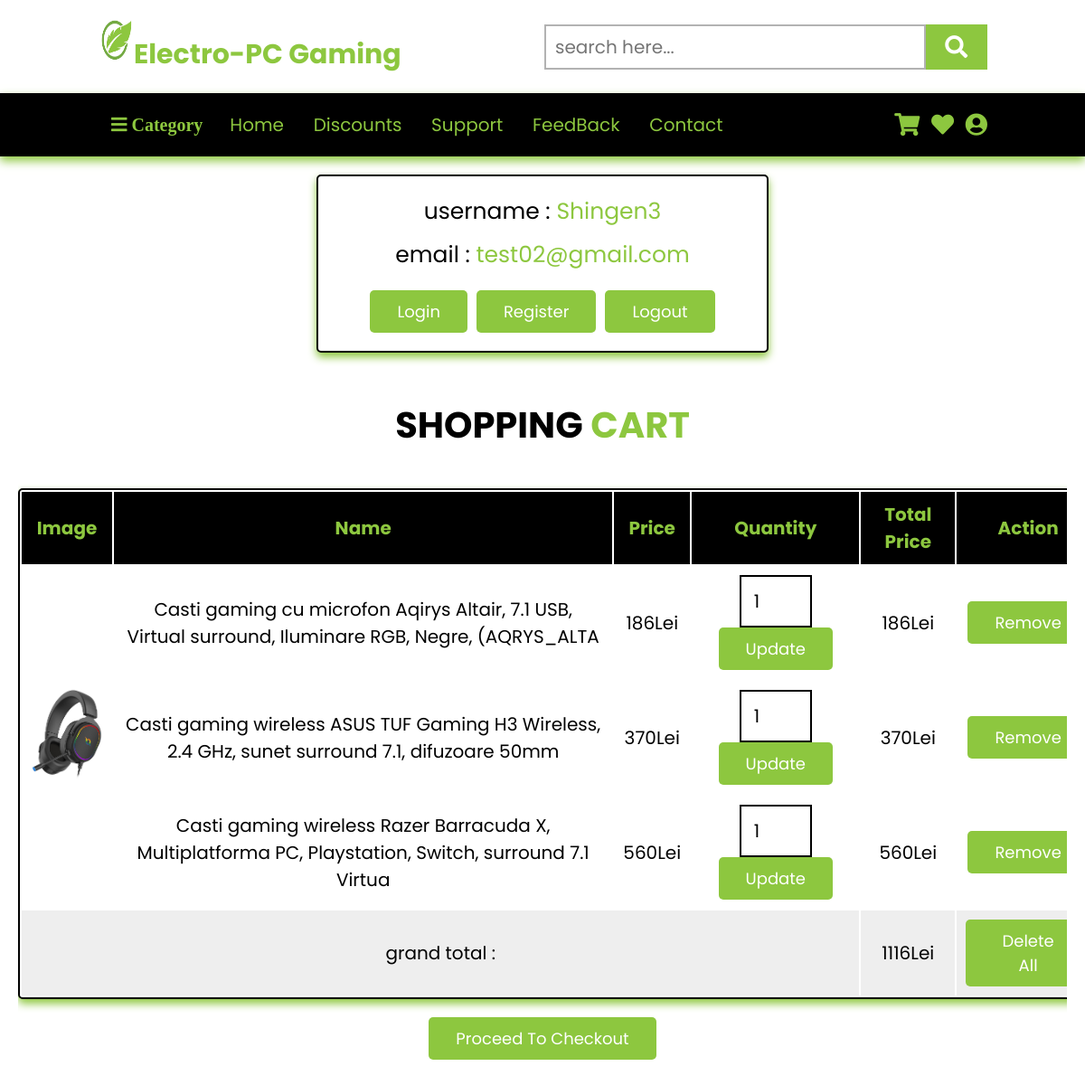
The page /shoping cart.php (signed in) on the database its author committed.
### tables this page shows
CREATE TABLE `user_form` (
  `id` int(100) NOT NULL,
  `name` varchar(20) NOT NULL,
  `email` varchar(50) NOT NULL,
  `password` varchar(50) NOT NULL
);

CREATE TABLE `cart` (
  `id` int(100) NOT NULL,
  `user_id` int(100) NOT NULL,
  `pid` int(100) NOT NULL,
  `name` varchar(100) NOT NULL,
  `price` int(10) NOT NULL,
  `quantity` int(10) NOT NULL,
  `image` varchar(100) NOT NULL
);

### shoping cart.php (the view, shortened to what this page needs)
<?php
include 'config-1.php';
$user_id = $_SESSION['user_id'];
?>
<!DOCTYPE html>
<html lang="en">
<head>
   <link rel="stylesheet" href="https://cdnjs.cloudflare.com/ajax/libs/font-awesome/5.15.3/css/all.min.css">
   <link rel="stylesheet" type="text/css" href="css/style.css">
   <link rel="stylesheet" type="text/css" href="css/scrollbar.css">
</head>
<body>
<?php
include 'components/header.php';
?>
<div class="container">
<div class="user-profile">
   <?php
      $select_user = mysqli_query($conn, "SELECT * FROM `user_form` WHERE id = '$user_id'") or die('query failed');
      if(mysqli_num_rows($select_user) > 0){
         $fetch_user = mysqli_fetch_assoc($select_user);
      };
   ?>
   <p> username : <span><?php echo $fetch_user['name']; ?></span> </p>
   <p> email : <span><?php echo $fetch_user['email']; ?></span> </p>
   <div class="flex">
      <a href="login-1.php" class="btn">login</a>
      <a href="register-1.php" class="option-btn">register</a>
      <a href="shoping cart.php?logout=<?php echo $user_id; ?>" onclick="return confirm('are your sure you want to logout?');" class="delete-btn">logout</a>
   </div>
</div>
<div class="shopping-cart">
   <h1 class="heading">shopping<span> cart</span></h1>
   <table>
      <thead>
         <th>image</th>
         <th>name</th>
         <th>price</th>
         <th>quantity</th>
         <th>total price</th>
         <th>action</th>
      </thead>
      <tbody>
      <?php
         $cart_query = mysqli_query($conn, "SELECT * FROM `cart` WHERE user_id = '$user_id'") or die('query failed');
         $grand_total = 0;
         if(mysqli_num_rows($cart_query) > 0){
            while($fetch_cart = mysqli_fetch_assoc($cart_query)){
      ?>
         <tr>
            <td><img src="<?php echo $fetch_cart['image']; ?>" height="100"  alt=""></td>
            <td><?php echo $fetch_cart['name']; ?></td>
            <td><?php echo $fetch_cart['price']; ?>Lei</td>
            <td>
               <form action="" method="post">
                  <input type="number" min="1" name="cart_quantity" value="<?php echo $fetch_cart['quantity']; ?>">
                  <input type="submit" name="update_cart" value="update" class="option-btn">
               </form>
            </td>
            <td><?php echo $sub_total = ($fetch_cart['price'] * $fetch_cart['quantity']); ?>Lei</td>
            <td><a href="shoping cart.php?remove=<?php echo $fetch_cart['id']; ?>" class="delete-btn" onclick="return confirm('remove item from cart?');">remove</a></td>
         </tr>
      <?php
         $grand_total += $sub_total;
            }
         }else{
            echo '<tr><td style="padding:20px; text-transform:capitalize;" colspan="6">no item added</td></tr>';
         }
      ?>
      <tr class="table-bottom">
         <td colspan="4">grand total :</td>
         <td><?php echo $grand_total; ?>Lei </td>
         <td><a href="shoping cart.php?delete_all" onclick="return confirm('delete all from cart?');" class="delete-btn <?php echo ($grand_total > 1)?'':'disabled'; ?>">delete all</a></td>
      </tr>
   </tbody>
   </table>
   <div class="cart-btn">
      <a href="orders.php" class="btn <?php echo ($grand_total > 1)?'':'disabled'; ?>">proceed to checkout</a>
   </div>
   </div>
</div>
</body>
</html>

### css/style.css (style rules this page uses)
:root { --green:rgb(141, 199, 63); --black:black; --white:#fff; --light-bg:#eee; --border:2px solid var(--black); }
* { font-family: 'Poppins', sans-serif; margin:0; padding:0; box-sizing: border-box; outline: none; border: none; text-decoration: none; transition: all .2s linear; }
body { background-color: var(--white); }
.btn, .delete-btn, .option-btn { display: inline-block; padding:10px 30px; cursor: pointer; font-size: 18px; color:var(--white); border-radius: 5px; text-transform: capitalize; }
.btn { background-color: var(--green); margin-top: 10px; }
.delete-btn { background-color: var(--green); }
.option-btn { background-color: var(--green); }
.container { padding:0 20px; margin:0 auto; max-width: 1200px; padding-bottom: 70px; }
.container .heading { text-align: center; margin-bottom: 20px; font-size: 40px; text-transform: uppercase; color:var(--black); }
.container .user-profile { padding:20px; text-align: center; border:var(--border); background-color: var(--white); box-shadow:0 5px 10px var(--green); border-radius: 5px; margin:20px auto; max-width: 500px; }
.container .user-profile p { margin-bottom: 10px; font-size: 25px; color:var(--black); }
.container .user-profile p span { color:var(--green); }
.container .user-profile .flex { display: flex; justify-content: center; flex-wrap: wrap; gap:10px; align-items: flex-end; }
.container .shopping-cart { padding:20px 0; }
.container .shopping-cart table { width: 100%; text-align: center; border:var(--border); border-radius: 5px; box-shadow:0 5px 10px var(--green); background-color: var(--white); }
.container .shopping-cart table thead { background-color: var(--black); }
.container .shopping-cart table thead th { padding:10px; color:var(--green); text-transform: capitalize; font-size: 20px; }
.container .shopping-cart table .table-bottom { background-color: var(--light-bg); }
.container .shopping-cart table tr td { padding:10px; font-size: 20px; color:var(--black); }
.container .shopping-cart table tr td:nth-child(1) { padding:0; }
.container .shopping-cart table tr td input[type="number"] { width: 80px; border:var(--border); padding:12px 14px; font-size: 20px; color:var(--black); }
.container .shopping-cart .cart-btn { margin-top: 10px; text-align: center; }
html { font-size: 62.5%; overflow-x: hidden; scroll-padding-top: 6.5rem; scroll-behavior: smooth; }
.heading { text-align: center; color:var(--black); text-transform: uppercase; padding:1rem; font-size: 3.5rem; padding-bottom: 2rem; }
.heading span { color:var(--green); text-transform: uppercase; }
@media (max-width:1200px) { .container .shopping-cart { overflow-x: scroll; } }
@media (max-width:1200px) { .container .shopping-cart table { width: 1200px; } }

### rows shown on the page
user_form: name "Shingen3", email "test02@gmail.com"
cart: name "Casti gaming cu microfon Aqirys Altair, 7.1 USB, Virtual surround, Iluminare RGB, Negre, (AQRYS_ALTA", price "186", cart_quantity "1"
cart: image (picture), name "Casti gaming wireless ASUS TUF Gaming H3 Wireless, 2.4 GHz, sunet surround 7.1, difuzoare 50mm", price "370", cart_quantity "1"
cart: name "Casti gaming wireless Razer Barracuda X, Multiplatforma PC, Playstation, Switch, surround 7.1 Virtua", price "560", cart_quantity "1"

### other values the page prints
$grand_total "1116"
